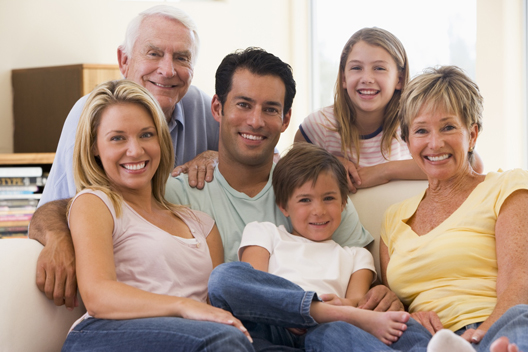
#> input picture images/foto1.jpg, 528 x 352 px
$ python replacer.py images/foto1.jpg images/foto2.jpg
#> lines starting #> are read from the running program, lines starting #| are printed output that depends on the picture
import cv2
import sys

# Get user supplied values
imagePath = sys.argv[1]
facePath = sys.argv[2]
cascPath = "haarcascade_frontalface_default.xml"

# Create the haar cascade
faceCascade = cv2.CascadeClassifier(cascPath)

# Read the image
image = cv2.imread(imagePath)
#> image is the input picture: shape (352, 528, 3); mean B, G, R 140.4, 153.9, 176.4
imagen_face = cv2.imread(facePath, -1)
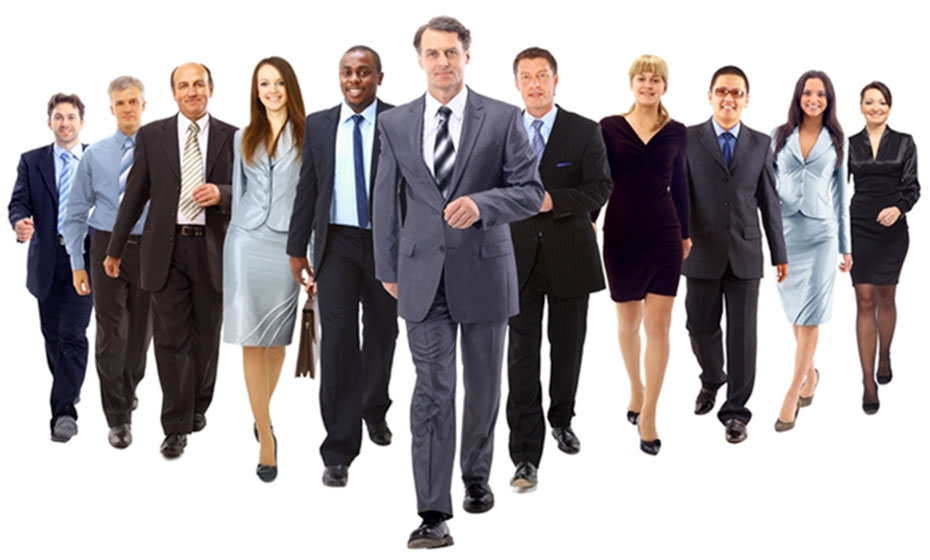
#> input picture images/foto2.jpg, 930 x 560 px
#> imagen_face is the input picture: shape (560, 930, 3); mean B, G, R 166.7, 164.6, 169.8
gray = cv2.cvtColor(image, cv2.COLOR_BGR2GRAY)
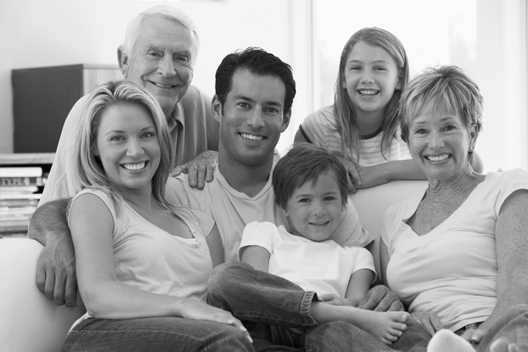
#> gray: shape (352, 528); min 1, max 255, mean 159.1

# Detect faces in the image
faces = faceCascade.detectMultiScale(
	gray,
	scaleFactor=1.1,
	minNeighbors=5,
	minSize=(30, 30),
	flags = cv2.CASCADE_SCALE_IMAGE
)
#> faces = [[336, 43, 64, 64], [285, 175, 64, 64], [219, 76, 78, 78], [94, 108, 76, 76], [130, 27, 75, 75], [397, 102, 73, 73]]

# Draw a rectangle around the faces
for (x, y, w, h) in faces:
	imagen_size_resized = cv2.resize(imagen_face, (w, h))
	for c in range(0,3):
#> (the run stopped early here; a loop or call above may not have finished)
